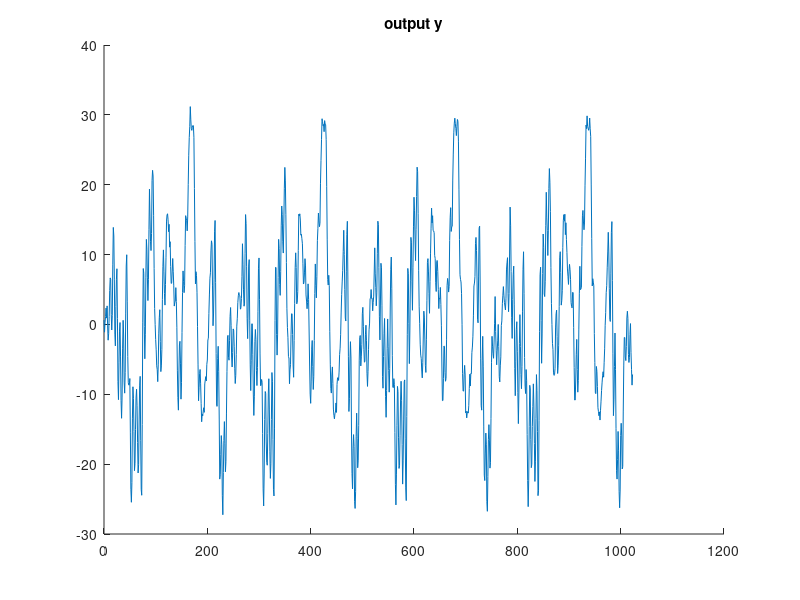
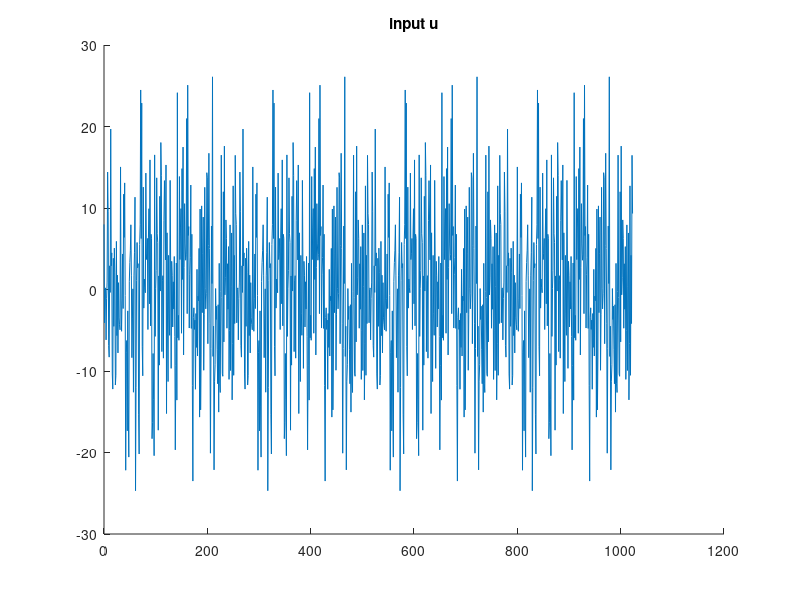
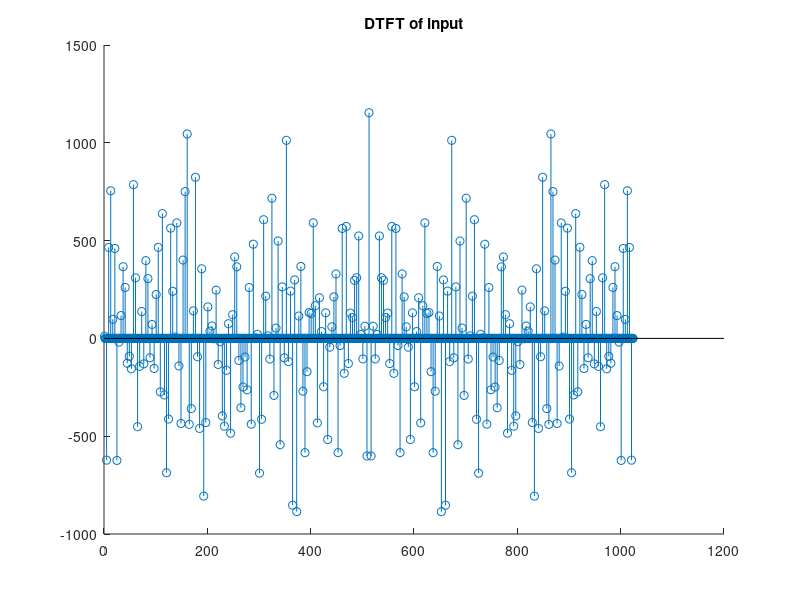

These figures' MATLAB source, in order: (Note: this script raises an error after producing the figures.)
clc
clear all
close all

G = tf([0.1 0], conv([1 -1.7 0.72],[1 -0.98 0.9]),1) ;
H = tf([0.5 -0.9*0.5],[1 -0.25],1) ;

%generate signals
N=1024 ;
m = 4 ;
time = [0:1:N-1] ;
e = randn(N,1) ;
uperiod = 10*randn(N/4,1) ;
u = [uperiod ; uperiod ; uperiod ; uperiod] ;

ye = lsim(H,e,time) ;
yu = lsim(G,u,time) ;

y = ye + yu ;

figure(1)
title('output y') ; hold on ;
plot(time,y); 
figure(2)
title('input u') ; hold on ;
plot(time,u);

Y = fft(y) ;
U = fft(u) ;

figure(3)
title('DTFT of input') ; hold on ;
stem(U)

G_bar = abs(Y./U) ;
G_bar = reshape(G_bar , [4,N/4]) ;
G_bar = G_bar(1,:)';

omega = exp(i*2*pi/N*[0:1:(N-1)]) ;
omega = reshape(omega , [4,N/4]) ; 
omega = omega(1,:)';
Gfreq = squeeze(abs(freqresp(G,omega))) ;

figure(4)
loglog( G_bar); hold on ;
loglog( Gfreq) ;
title('unsmoothened plant estimation') ;
legend('estimated tf', 'real tf') ;
ylim([10^(-2) 10^(2)]) ;

figure(5)
loglog( abs(G_bar-Gfreq)) ; hold on ;
loglog( Gfreq) ;
title('error before smoothening') ;
legend('error', 'real tf') ;

%% c) do the average
G_bar_average_tot = [] ;
for i = 1:m
    e_avg = randn(N/m,1) ;
    time_avg = [0:1:(N/m - 1)] ;
    ye_avg = lsim(H,e_avg,time_avg) ;
    yu_avg = lsim(G,uperiod,time_avg) ;
    y_avg = ye_avg + yu_avg ;
    Y_avg = fft(y_avg) ;
    U_avg = fft(uperiod) ;
    G_bar_average_tot = [G_bar_average_tot abs(Y_avg./U_avg)] ;
end

G_bar_average = zeros(N/m,1)' ;
for i = 1:m ;
    G_bar_average = G_bar_average + 1/m * G_bar_average_tot(((i-1)*N/m +1):i*N/m) ;
end

figure(6)
loglog( G_bar_average); hold on ;
loglog( Gfreq) ;
title('averaged plant estimation') ;
legend('estimated tf', 'real tf') ;
ylim([10^(-2) 10^(2)]) ;

%% d) hann response (frequency)
gama = [5 10 50 100] ;
figure(7) ; hold on ;
xlim([-2 2]) ;
for i = 1:size(gama,2) 
    [omega,WHann] = WfHann(gama(i),N) ;
    plot(omega, WHann) ; 
end
legend ('5', '10', '50', '100') ;

%% e) hann response (time)
gama = [5 10 50 100] ;
figure(8) ; hold on ;
for i = 1:size(gama,2) 
    [lags,WHann] = WtHann(gama(i),N) ;
    plot(lags, WHann) ; 
end
legend ('5', '10', '50', '100') ;

%% f) smoothed signal
figure(8)
for i = 1:size(gama,2) 
    Gest = G_bar ;
    Gs = 0*Gest; % smoothed estimate
    [omega,Wg] = WfHann(gama(i),N/m); % window (centered)
    zidx = find(omega==0); % shift to start at zero
    omega = [omega(zidx:(N/m));omega(1:zidx-1)]; % frequency grid
    Wg = [Wg(zidx:(N/m)) Wg(1:zidx-1)];
    a = U.*conj(U);
    % variance weighting
    for wn = 1:(N/m),
        Wnorm = 0; % reset normalisation
        for xi = 1:(N/m),
            widx = mod(xi-wn,N/m)+1; % wrap window index
            Gs(wn) = Gs(wn) + ...
            Wg(widx) * Gest(xi) * a(xi);
            Wnorm = Wnorm + Wg(widx) * a(xi);
        end
    Gs(wn) = Gs(wn)/Wnorm; % weight normalisation
    end
    subplot(2,2,i)
    loglog(Gs) ; hold on ;
    loglog( Gfreq) ;
    legend(int2str(gama(i)),'real')
        title('frequency domain window')
end


%% new this week : smoothed signal (time)
figure (9) ;
for i = 1:size(gama,2) 
    j = 0 ;
    [lags,WHann] = WtHann(gama(i),N) ;
    autocorrelation_u = 0*WHann ;
    crosscorrelation_u = 0*WHann ;
    for tao = -(N/2 -1):(N/2)
        j = j+1 ;
        autocorrelation = 0 ;
        for k = 1:size(lags,1)
            ktao = k-tao ;
            while (ktao<=0) 
                ktao = ktao + N ;
            end
            while (ktao > N)
                ktao = ktao - N ;
            end
            autocorrelation = autocorrelation + u(k)*u(ktao) ;
        end
        autocorrelation_u(j) = autocorrelation ;
    end
    denominator = fft( WHann .* autocorrelation_u) ;
    
    j = 0 ; %reset coutner
    for tao = -(N/2 -1):(N/2)
        j = j+1 ;
        crosscorrelation = 0 ;
        for k = 1:N
            ktao = k-tao ;
            while (ktao<=0) 
                ktao = ktao + N ;
            end
            while (ktao > N)
                ktao = ktao - N ;
            end
            crosscorrelation = crosscorrelation + y(k)*u(ktao) ;
        end
        crosscorrelation_u(j) = crosscorrelation ;
    end
    numerator = fft( WHann .* crosscorrelation_u) ; 
    
    %compute smooth transfer function
    G_smooth_time = abs(numerator./denominator) ;
    G_smooth_time = reshape(G_smooth_time , [4,N/4]) ; 
    G_smooth_time = G_smooth_time(1,:)';

    %plot results
    subplot(2,2,i)
    loglog(G_smooth_time) ; hold on ;
    loglog(Gfreq) ;
    legend(int2str(gama(i)),'real')
    title('time domain window')
end 